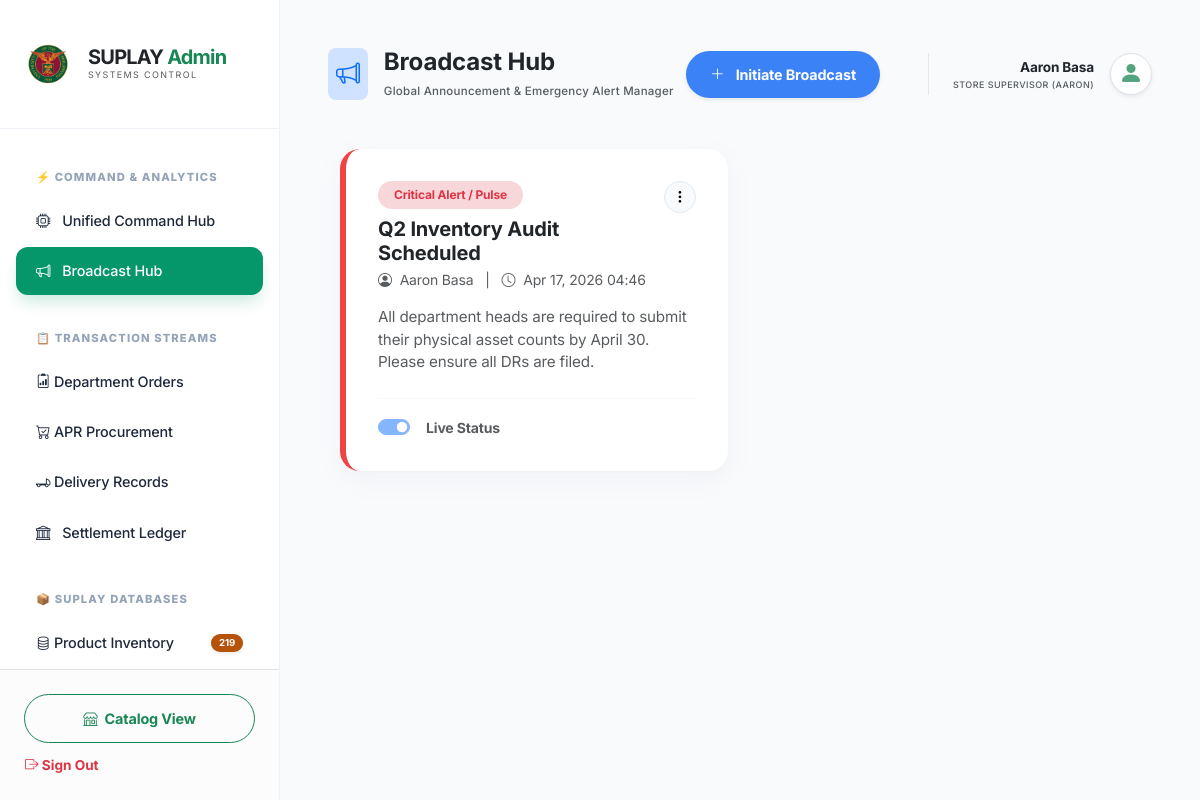
Page /broadcast/ (signed in) on the committed database.
### supplies/models.py (models this page shows, shortened)
class UserProfile(models.Model):
    ROLE_CHOICES = [
        ('dept_ao', 'Department Admin Officer'),
        ('unit_head', 'Head of Unit / Office'),
        ('store_ao', 'Store Admin Officer (Egay)'),
        ('store_sup', 'Store Supervisor (Aaron)'),
        ('spmo_chief', 'SSPMO Chief (Isagani)'),
    ]
    user = models.OneToOneField(User, on_delete=models.CASCADE, related_name='profile')
    department = models.ForeignKey(Department, on_delete=models.SET_NULL, null=True, blank=True, related_name='profiles')
    role = models.CharField(max_length=20, choices=ROLE_CHOICES, default='dept_ao')
    @property
    def is_supply_officer(self): return self.role in ['store_ao', 'store_sup', 'spmo_chief'] or self.user.is_superuser
    @property
    def can_manage_procurement(self): return self.is_supply_officer

class News(models.Model):
    URGENCY_CHOICES = [
        ('URGENT', 'Critical Alert / Pulse'),
        ('INFO', 'General News / Info'),
        ('SUCCESS', 'Success / Update'),
    ]
    title = models.CharField(max_length=200)
    content = models.TextField()
    urgency = models.CharField(max_length=10, choices=URGENCY_CHOICES, default='INFO')
    image = models.ImageField(upload_to='news_images/', blank=True, null=True)
    date_posted = models.DateTimeField(default=timezone.now)
    is_active = models.BooleanField(default=True)
    author = models.ForeignKey(User, on_delete=models.SET_NULL, null=True, blank=True)
    class Meta:
        verbose_name_plural = "News"
        ordering = ['-date_posted']

### supplies/views/admin_views.py (the view)
# urls.py: path('broadcast/', views.broadcast_list, name='broadcast_list'),
@scope_required('can_manage_procurement')
def broadcast_list(request):
    base_template = "supplies/admin_base.html"
    if request.headers.get('HX-Request') or request.META.get('HTTP_HX_REQUEST'):
        base_template = "supplies/includes/admin_partial.html"
    news_items = News.objects.all().order_by('-date_posted')
    return render(request, 'supplies/broadcast_list.html', {
        'news_items': news_items,
        'base_template': base_template
    })

### supplies/context_processors.py (called while the page is built)
def sidebar_pulse(request):
    if not request.user.is_authenticated or not request.user.is_staff:
        return {}
    try:
        pulse_data = {
            'pulse_pending_orders': Order.objects.filter(status='pending').count(),
            'pulse_open_aprs': APRRequest.objects.exclude(status__in=['CLOSED', 'CANCELLED']).count(),
            'pulse_low_stock': Product.objects.filter(stock__lte=F('reorder_point')).count(),
            'pulse_incoming_deliveries': APRRequest.objects.filter(status__in=['SENT', 'PAID', 'PARTIALLY_RECEIVED']).count(),
        }
    except Exception:
        pulse_data = {}
    return pulse_data

### supplies/templates/supplies/broadcast_list.html (shortened to what this page needs)
{% extends base_template|default:'supplies/admin_base.html' %}
{% load static %}
{% block header_title %}
<div class="d-flex align-items-center justify-content-between w-100 pe-4">
    <div class="d-flex align-items-center">
        <div class="bg-primary-subtle p-2 rounded-3 me-3" style="background-color: rgba(59, 130, 246, 0.1);">
            <i class="bi bi-megaphone fs-4 text-primary"></i>
        </div>
        <div>
            <h4 class="fw-bold text-dark mb-0">Broadcast Hub</h4>
            <span class="text-muted small fw-medium" style="font-size: 0.72rem; letter-spacing: 0.02em;">Global Announcement & Emergency Alert Manager</span>
        </div>
    </div>
    <a href="{% url 'add_broadcast' %}" class="btn btn-primary rounded-pill px-4 shadow-sm fw-bold border-0" style="background-color: #3b82f6;">
        <i class="bi bi-plus-lg me-2"></i> Initiate Broadcast
    </a>
</div>
{% endblock %}
{% block content %}
<div class="row g-4">
    {% for news in news_items %}
    <div class="col-lg-6">
        <div class="card border-0 shadow-sm rounded-4 overflow-hidden h-100 p-4"
             style="border-left: 6px solid
                {% if news.urgency == 'URGENT' %}#ef4444{% elif news.urgency == 'SUCCESS' %}#10b981{% else %}#3b82f6{% endif %} !important;">
            <div class="d-flex justify-content-between align-items-start mb-3">
                <div>
                    <span class="badge {% if news.urgency == 'URGENT' %}bg-danger-subtle text-danger{% elif news.urgency == 'SUCCESS' %}bg-success-subtle text-success{% else %}bg-primary-subtle text-primary{% endif %} rounded-pill px-3 py-2 fw-bold mb-2">
                        {{ news.get_urgency_display }}
                    </span>
                    <h5 class="fw-bold mb-1 text-dark">{{ news.title }}</h5>
                    <div class="text-muted small">
                        <i class="bi bi-person-circle me-1"></i> {{ news.author.get_full_name|default:news.author.username }}
                        <span class="mx-2">|</span>
                        <i class="bi bi-clock me-1"></i> {{ news.date_posted|date:"M d, Y H:i" }}
                    </div>
                </div>
                <div class="dropdown">
                    <button class="btn btn-light rounded-circle p-0" style="width: 32px; height: 32px;" data-bs-toggle="dropdown">
                        <i class="bi bi-three-dots-vertical"></i>
                    </button>
                </div>
            </div>
            <p class="text-muted mb-4 flex-grow-1" style="font-size: 0.95rem;">{{ news.content|truncatechars:200 }}</p>
            <div class="d-flex align-items-center justify-content-between mt-auto pt-3 border-top border-light">
                <div class="d-flex align-items-center">
                    <div class="form-check form-switch m-0">
                        <input class="form-check-input" type="checkbox" {% if news.is_active %}checked{% endif %} disabled>
                        <span class="small fw-bold text-muted ms-2">Live Status</span>
                    </div>
                </div>
            </div>
        </div>
    </div>
    {% endfor %}
</div>
{% endblock %}

### supplies/templates/supplies/admin_base.html (shortened to what this page needs)
<!DOCTYPE html>
{% load static %}
<html lang="en">
<head>
    <link href="https://cdn.jsdelivr.net/npm/bootstrap@5.3.0/dist/css/bootstrap.min.css" rel="stylesheet">
    <link rel="stylesheet" href="https://cdn.jsdelivr.net/npm/bootstrap-icons@1.11.0/font/bootstrap-icons.css">
</head>
<body>
    <nav id="sidebar">
        <div class="sidebar-header" style="padding: 2.5rem 1.5rem;">
            <div class="d-flex align-items-center gap-3">
                <img src="{% static 'up_logo_official.png' %}" alt="UP" width="48" height="48" style="object-fit: contain;">
                <div>
                    <div class="fw-bold text-dark fs-5" style="line-height: 1.1; letter-spacing: -0.8px;">SUPLAY <span class="text-success">Admin</span></div>
                    <div class="text-muted fw-extrabold" style="font-size: 9px; text-transform: uppercase; letter-spacing: 0.15em;">Systems Control</div>
                </div>
            </div>
        </div>
        <div class="overflow-y-auto flex-grow-1">
            <div class="sidebar-category">⚡ Command & Analytics</div>
            <a href="{% url 'admin_dashboard' %}" hx-get="{% url 'admin_dashboard' %}" hx-target="#admin-panel" hx-push-url="true" class="nav-link {% if request.resolver_match.url_name == 'admin_dashboard' %}active{% endif %}">
                <i class="bi bi-cpu"></i> Unified Command Hub
            </a>
            <a href="{% url 'broadcast_list' %}" hx-get="{% url 'broadcast_list' %}" hx-target="#admin-panel" hx-push-url="true" class="nav-link {% if request.resolver_match.url_name == 'broadcast_list' %}active{% endif %}">
                <i class="bi bi-megaphone"></i> Broadcast Hub
            </a>
            <div class="sidebar-category">📋 Transaction Streams</div>
            <a href="{% url 'transaction_list' %}" hx-get="{% url 'transaction_list' %}" hx-target="#admin-panel" hx-push-url="true" class="nav-link d-flex align-items-center justify-content-between {% if request.resolver_match.url_name == 'transaction_list' %}active{% endif %}">
                <span><i class="bi bi-clipboard2-data"></i> Department Orders</span>
            </a>
            <a href="{% url 'apr_list' %}" hx-get="{% url 'apr_list' %}" hx-target="#admin-panel" hx-push-url="true" class="nav-link d-flex align-items-center justify-content-between {% if request.resolver_match.url_name == 'apr_list' %}active{% endif %}">
                <span><i class="bi bi-cart-check"></i> APR Procurement</span>
            </a>
            <a href="{% url 'receive_delivery' %}" hx-get="{% url 'receive_delivery' %}" hx-target="#admin-panel" hx-push-url="true" class="nav-link d-flex align-items-center justify-content-between {% if request.resolver_match.url_name == 'receive_delivery' %}active{% endif %}">
                <span><i class="bi bi-truck-flatbed"></i> Delivery Records</span>
            </a>
            <a href="{% url 'settlement_list' %}" hx-get="{% url 'settlement_list' %}" hx-target="#admin-panel" hx-push-url="true" class="nav-link {% if request.resolver_match.url_name == 'settlement_list' %}active{% endif %}">
                <i class="bi bi-bank"></i> Settlement Ledger
            </a>
            <div class="sidebar-category">📦 SUPLAY Databases</div>
            <a href="{% url 'inventory_list' %}" hx-get="{% url 'inventory_list' %}" hx-target="#admin-panel" hx-push-url="true" class="nav-link d-flex align-items-center justify-content-between {% if request.resolver_match.url_name == 'inventory_list' %}active{% endif %}">
                <span><i class="bi bi-database"></i> Product Inventory</span>
                {% if pulse_low_stock > 0 %}
                <span class="badge rounded-pill shadow-sm px-2 py-1" style="font-size: 0.6rem; background-color: #b45309 !important; color: #fff !important;">{{ pulse_low_stock }}</span>
                {% endif %}
            </a>
        </div>
        <div class="mt-auto p-4 border-top bg-light-subtle">
            <a href="{% url 'home' %}" class="btn btn-outline-success w-100 btn-sm mb-2 rounded-pill">
                <i class="bi bi-shop me-1"></i> Catalog View
            </a>
            <form action="{% url 'logout' %}" method="post">
                <button type="submit" class="btn btn-link link-danger p-0 small w-100 text-start text-decoration-none" style="font-size: 0.85rem;">
                    <i class="bi bi-box-arrow-right"></i> Sign Out
                </button>
            </form>
        </div>
    </nav>
    <main class="main-content">
        <div id="admin-panel" class="container-fluid px-0">
            <header class="d-flex align-items-center justify-content-between mb-5">
                <div class="flex-grow-1 d-flex align-items-center">
                    {% block header_title %}{% endblock %}
                </div>
                <div class="d-flex align-items-center gap-3 ms-4 ps-4 border-start" style="border-color: #e2e8f0 !important;">
                    <div class="text-end d-none d-md-block">
                        <div class="fw-bold text-dark" style="font-size: 0.85rem;">{{ user.get_full_name|default:user.username }}</div>
                        <div class="text-muted fw-medium text-uppercase" style="font-size: 9px; letter-spacing: 0.05em;">{{ user.profile.get_role_display|default:"System Admin" }}</div>
                    </div>
                    <div class="bg-white p-1 rounded-circle shadow-sm border" style="width: 42px; height: 42px; display: flex; align-items: center; justify-content: center;">
                        <i class="bi bi-person-fill fs-4 text-success opacity-75"></i>
                    </div>
                </div>
            </header>
            {% block content %}{% endblock %}
        </div>
    </main>
</body>
</html>

### supplies/templates/supplies/admin_base.html (style rules this page uses)
:root { --spmo-emerald: #059669; --spmo-bg: #f8fafc; --spmo-border: #eef2f6; --spmo-text: #1e293b; --spmo-text-muted: #64748b; --sidebar-width: 280px; }
body { font-family: 'Inter', system-ui, -apple-system, sans-serif; background-color: var(--spmo-bg); color: var(--spmo-text); overflow-x: hidden; letter-spacing: -0.01em; }
#sidebar { width: var(--sidebar-width); height: 100vh; position: fixed; left: 0; top: 0; background: white; border-right: 1px solid var(--spmo-border); z-index: 1000; display: flex; flex-direction: column; }
.main-content { margin-left: var(--sidebar-width); min-height: 100vh; padding: 3rem; }
.nav-link { color: var(--spmo-text); font-weight: 500; padding: 0.8rem 1.25rem; border-radius: 12px; margin: 0.2rem 1rem; display: flex; align-items: center; gap: 12px; transition: all 0.2s cubic-bezier(0.4, 0, 0.2, 1); font-size: 0.9rem; }
.nav-link.active { background: var(--spmo-emerald); color: white; box-shadow: 0 10px 15px -3px rgba(5, 150, 105, 0.2); }
.nav-link.active i { color: white; }
.sidebar-header { padding: 2rem 1.5rem; border-bottom: 1px solid var(--spmo-border); margin-bottom: 0.5rem; }
.sidebar-category { font-size: 0.7rem; font-weight: 800; color: #94a3b8; text-transform: uppercase; letter-spacing: 0.1em; padding: 2rem 1.5rem 0.5rem 2.25rem; }
.card, .stat-card { background: white !important; border-radius: 20px !important; padding: 2rem !important; border: none !important; box-shadow: 0 1px 2px rgba(0,0,0,0.02), 0 8px 24px rgba(149, 157, 165, 0.08) !important; transition: transform 0.2s ease; }
.btn { padding: 0.8rem 1.5rem; border-radius: 12px; font-weight: 700; font-size: 0.9rem; transition: all 0.2s; }
#admin-panel { transition: all 0.3s ease; width: 100%; }
#admin-panel .card, #admin-panel .row { width: 100% !important; margin-right: 0 !important; margin-left: 0 !important; }
.btn-light { background-color: #f8fafc !important; border: 1px solid #e2e8f0 !important; }

### rows in the picture
News: urgency "Critical Alert / Pulse", title "Q2 Inventory Audit Scheduled", author.get_full_name "Aaron Basa", date_posted "Apr 17, 2026 04:46", content "All department heads are required to submit their physical asset counts by April 30. Please ensure all DRs are filed.", is_active "☑"

### other values in the picture
{{ pulse_low_stock }} "219"
{{ user.get_full_name|default:user.username }} "Aaron Basa"
{{ user.profile.get_role_display|default:"System Admin" }} "STORE SUPERVISOR (AARON)"
